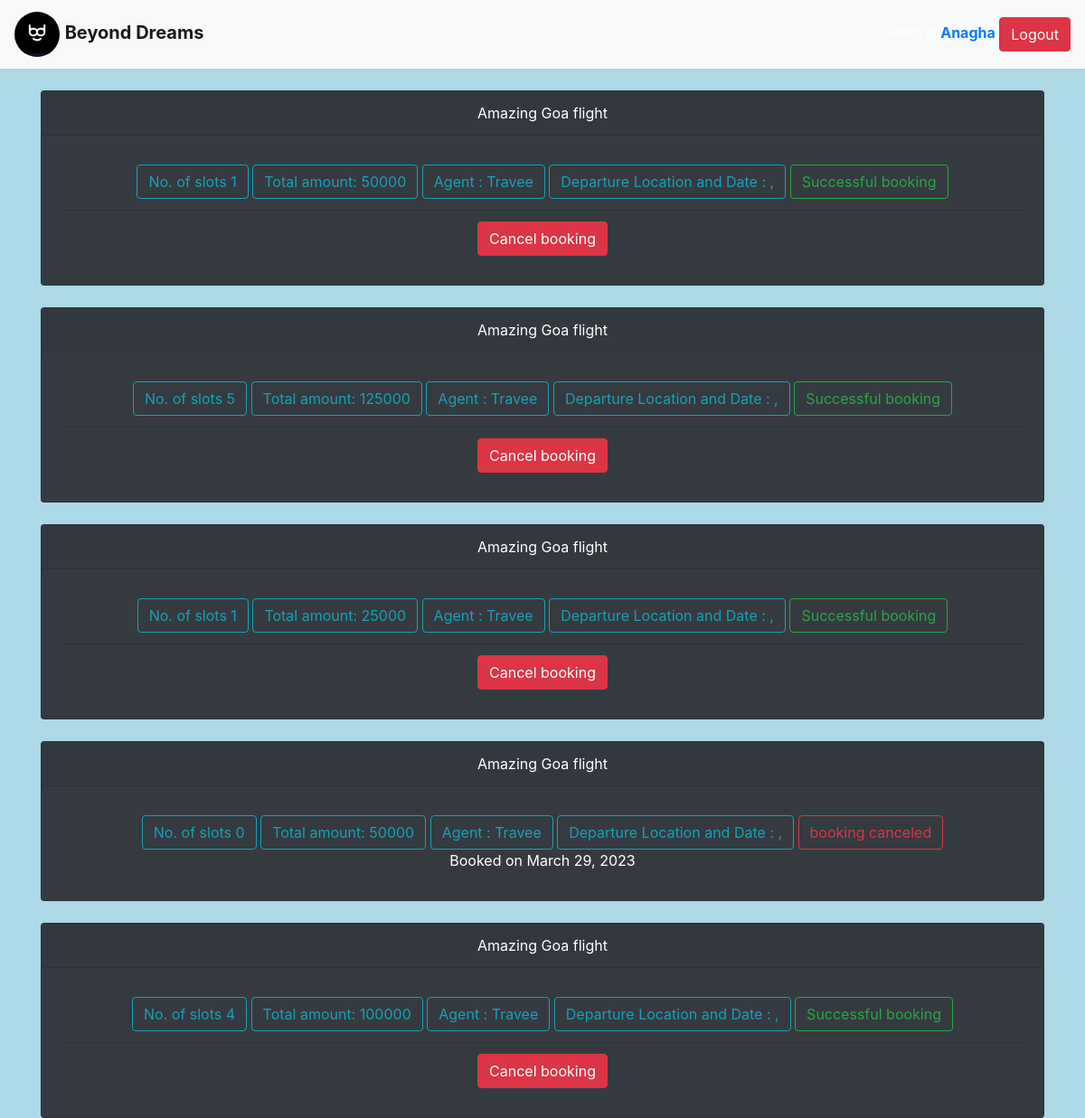
The page /bookinglist/ (signed in) on the database its author committed.
### backpacker/models.py (models this page shows)
class CustomUser(AbstractUser):
    is_agent = models.BooleanField('agent stat', default=False)
    is_customer = models.BooleanField('customer status', default=False)
    phone = models.CharField(max_length=10,default="")
    aadhar_no = models.CharField(max_length=12,default="")
    aadhar_image=models.ImageField(default="B.png")
    REQUIRED_FIELDS = []

class book(models.Model):
    user = models.ForeignKey(CustomUser, on_delete=models.CASCADE)
    package = models.ForeignKey(Package, on_delete=models.CASCADE,)
    time = models.DateField(auto_now=True)
    price = models.IntegerField()
    nos = models.IntegerField(default=1)
    agent = models.ForeignKey(Agent, on_delete=models.CASCADE)
    status = models.BooleanField(default=False)
    boarding=models.CharField(max_length=50,blank=True,null=True)
    class Meta:
        ordering = ['-time']

class Package(models.Model):
    title = models.CharField(max_length=100)
    agent = models.ForeignKey(Agent, on_delete=models.CASCADE, null=True)
    cost = models.IntegerField()
    duration = models.IntegerField()
    Location = models.CharField(max_length=100)
    ddate = models.DateField(
        validators=[MinValueValidator(datetime.date.today)])
    posteddate = models.DateField(auto_now=True)
    dloc = models.CharField(max_length=300)
    description = models.TextField(null=True, blank=True)
    slots = models.IntegerField(default=2)
    image = models.ImageField(default="B.png")
    users = models.ManyToManyField(
        CustomUser, related_name='participants', blank=True)
    mode = models.CharField(max_length=1, choices=Travel_mode,default="B")
    class Meta:
        ordering = ['-posteddate']
    def __str__(self):
        return self.title

class Agent(models.Model):
    User = models.ForeignKey(
        CustomUser, on_delete=models.CASCADE, primary_key=True)
    name = models.CharField(max_length=100)
    bio = models.CharField(max_length=100)
    def __str__(self):
        return self.name

### backpacker/decorators.py (the view)
    def wrap(request, *args, **kwargs):
        user=request.user
        if user.is_customer:
            return view_func(request, *args, **kwargs)
        else:
            messages.error(request, 'you must be an User')
            return render(request, "backpacker/login.html")

### backpacker/views.py (called while the page is built)
@login_required(login_url='login')
@customer_only
def bookinglist(request):
    user = request.user
    order = book.objects.filter(user=user)
    context = {
        'order': order,
    }
    return render(request, 'backpacker/bookinglist.html', context)

### templates/backpacker/bookinglist.html (shortened to what this page needs)
{% extends 'main.html' %} {% block content %}
<div class="container text-center text-white">
{% if order %}
 {% for ord in order %}
<br>
  <div class="card text-center bg-dark text-white " >
    <div class="card-header">{{ord.package}}</div>
    <div class="card-body">
      <ul class="list-group list-group-flush bg-dark">
        <li class="list-group-item bg-dark">
          <button type="button" class="btn btn-outline-info">
            No. of slots {{ ord.nos }}
          </button>
          <button type="button" class="btn btn-outline-info">
            Total amount: {{ord.price }}
          </button>
          <button type="button" class="btn btn-outline-info">
            Agent : {{ ord.agent }}
          </button>
          <button type="button" class="btn btn-outline-info">
            Departure Location and Date : {{ package.dloc }} , {{ package.ddate }}
          </button>
          {% if ord.status%}
          <button type="button" class="btn btn-outline-success">
            Successful booking
          </button>
          {% else %}
          <button type="button" class="btn btn-outline-danger">
            booking canceled
          </button>
           <p class="card-text">Booked on {{ord.time}}</p>
          {% endif %}
        </li>
         {% if ord.nos > 0 %}
        <li class="list-group-item bg-dark">
         <a href="{% url 'booking-del' ord.id %}" style="text-decoration:none ; color:#fff"> <button type="submit" class="btn btn-danger">
            Cancel booking
          </button>
          </a> </li>
          {% endif %}
      </ul>
    </div>
    </div>
 {% endfor %}
 {% else %}
 <h1 class="text-white text-center"> You don't have any bookings.</h1>
 <a href="{% url 'package' %}">
          <button type="button" class="btn btn-outline-info btn-lg px-4 me-sm-3 fw-bold">Go back home</button></a>
 {% endif %}
 </div>
{% endblock content %}

### templates/main.html (shortened to what this page needs)
{% load static %}
<!DOCTYPE html>
<html lang="en">
  <head>
    <link
      rel="stylesheet"
      href="https://maxcdn.bootstrapcdn.com/bootstrap/4.0.0/css/bootstrap.min.css"
    />
  </head>
  <body style="background-color: lightblue">
    <nav class="navbar navbar-light bg-light">
    <ul class="nav navbar-nav navbar-left">
    <li>
      <a class="navbar-brand fw-bold" href="{% url 'index' %}">
        <img
          src="{% static 'images/bd.jpg' %}"
          width="50"
          height="50"
          class="d-inline-block align-center rounded-circle"
          alt=""
        />
       <b> Beyond Dreams </b>
      </a>
      </li>
      </ul>
      {% if request.user.is_authenticated %}
      <ul class="nav navbar-nav navbar-right">
      <li class="text-white">
      <span>Hello @<b><a href="{% url 'package' %}">{{request.user.username}}</a></b></span>
        <a href="{% url 'logout' %}" class="link-dark">
          <button type="button" class="btn btn-danger">Logout</button>
        </a>
        </li>
      </ul>
      {% endif %}
    </nav>
    {% block content %} {% endblock %}
  </body>
</html>

### rows shown on the page
CustomUser: user.username "Anagha"
book: package "Amazing Goa flight", nos "1", price "50000", agent "Travee", status "Successful booking", shows "Cancel booking"
book: package "Amazing Goa flight", nos "5", price "125000", agent "Travee", status "Successful booking", shows "Cancel booking"
book: package "Amazing Goa flight", nos "1", price "25000", agent "Travee", status "Successful booking", shows "Cancel booking"
book: package "Amazing Goa flight", nos "0", price "50000", agent "Travee", time "March 29, 2023"
book: package "Amazing Goa flight", nos "4", price "100000", agent "Travee", status "Successful booking", shows "Cancel booking"
